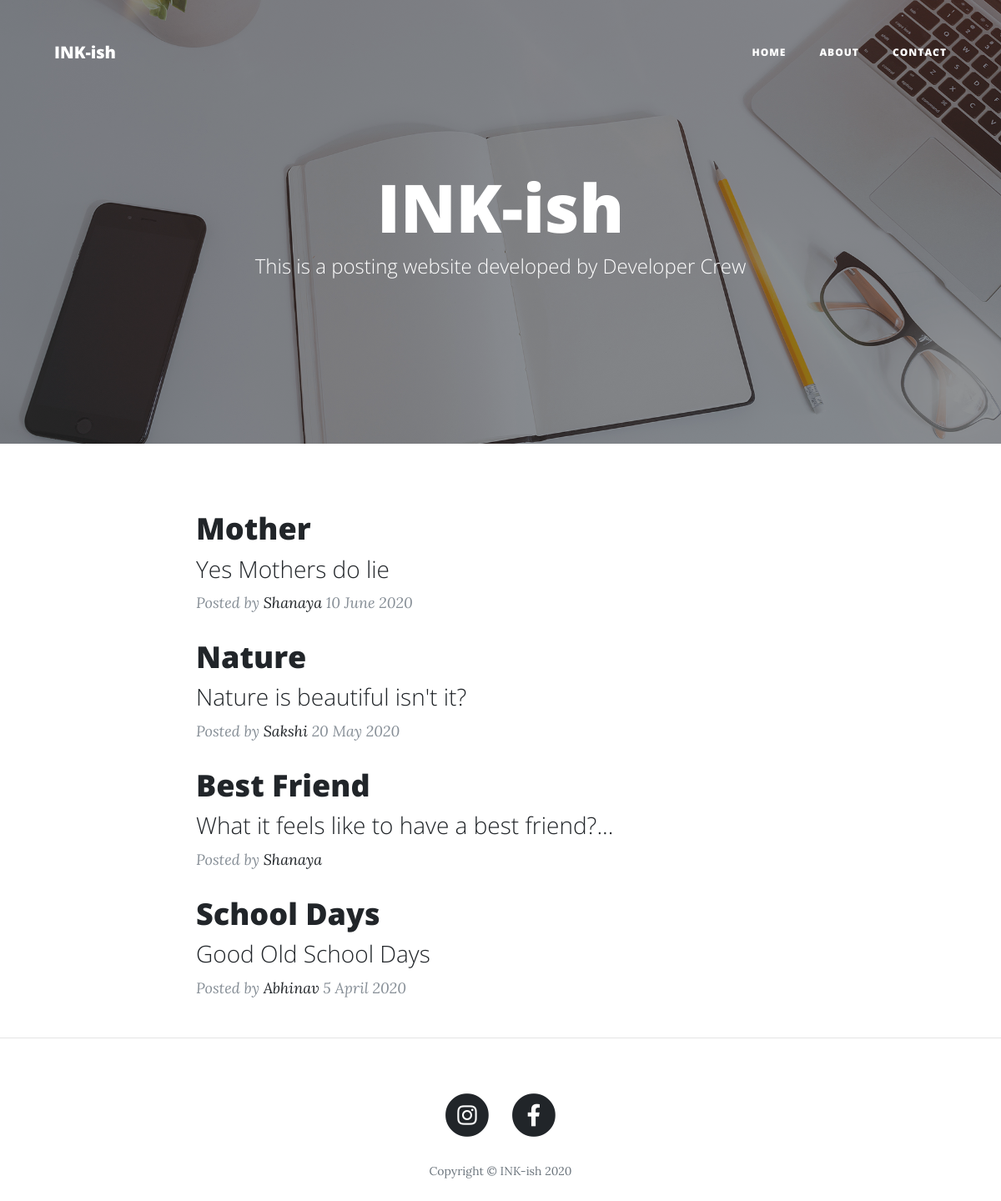
The page / on the database its author committed.
### tables this page shows
CREATE TABLE `header` (`Id` INTEGER PRIMARY KEY AUTOINCREMENT NOT NULL,
`Title` TEXT NOT NULL);

CREATE TABLE `mainheading` (`Id` INTEGER PRIMARY KEY AUTOINCREMENT NOT NULL,
`title` TEXT NOT NULL,
`subtitle` TEXT NOT NULL);

CREATE TABLE `post` (`Id` INTEGER PRIMARY KEY AUTOINCREMENT NOT NULL,
`title` TEXT NOT NULL,
`subhead` TEXT NOT NULL,
`content` TEXT NOT NULL,
`by` TEXT NOT NULL,
`date` TEXT NOT NULL,
`image` TEXT NOT NULL);

CREATE TABLE `footer` (`Id` INTEGER PRIMARY KEY AUTOINCREMENT NOT NULL,
`Titel` TEXT NOT NULL);

### cleanblog.py (the view)
@app.route('/')
def home():
	conn=sqlite3.connect('cleanblog.db')
	temp=conn.execute("select * from post")
	temp1=conn.execute("select * from header")
	temp2=conn.execute("select * from mainheading")
	temp3=conn.execute("select * from footer")
	return render_template('index.html',temp=temp,data1=temp1,data2=temp2,data3=temp3)

### templates/index.html
{%  extends "layout.html" %}
{% block body %}
{% for data in data2 %}
  <header class="masthead" style="background-image: url('{{url_for('static', filename='img/home-bg.jpg') }}')">
    <div class="overlay"></div>
    <div class="container">
      <div class="row">
        <div class="col-lg-8 col-md-10 mx-auto">
          <div class="site-heading">
            <h1>{{data[1]}}</h1>
            <span class="subheading">{{data[2]}}</span>
          </div>
        </div>
      </div>
    </div>
  </header>
{% endfor %}
  <div class="container">
    <div class="row">
      <div class="col-lg-8 col-md-10 mx-auto">
{% for data in temp %}
        <div class="post-preview">
          <a href="/post/{{data[0]}}">
            <h2 class="post-title">
              {{data[1]}}
            </h2>
            <h3 class="post-subtitle">
              {{data[2]}}
            </h3>
          </a>
          <p class="post-meta">Posted by
            <a href="#">{{data[4]}}</a>
            {{data[5]}}</p>
        </div>
{% endfor %}
      </div>
    </div>
  </div>
{% endblock %}

### templates/layout.html (shortened to what this page needs)
<!DOCTYPE html>
<html lang="en">
{% for data in data1 %}
<head>
  <link href="{{ url_for('static', filename='vendor/bootstrap/css/bootstrap.min.css') }}" rel="stylesheet">
  <link href="{{ url_for('static', filename='vendor/fontawesome-free/css/all.min.css') }}" rel="stylesheet" type="text/css">
  <link href="{{url_for('static', filename='css/clean-blog.min.css') }}" rel="stylesheet">
</head>
<body>
  <nav class="navbar navbar-expand-lg navbar-light fixed-top" id="mainNav">
    <div class="container">
      <p class="navbar-brand" >{{data[1]}}</p>
      <div class="collapse navbar-collapse" id="navbarResponsive">
        <ul class="navbar-nav ml-auto">
          <li class="nav-item">
            <a class="nav-link" href="/">Home</a>
          </li>
          <li class="nav-item">
            <a class="nav-link" href="/about">About</a>
          </li>
          <li class="nav-item">
            <a class="nav-link" href="/contact">Contact</a>
          </li>
        </ul>
      </div>
    </div>
  </nav>
{% endfor %}
{% block body %}   {% endblock %}
  <hr>
{% for data in data3 %}
  <footer>
    <div class="container">
      <div class="row">
        <div class="col-lg-8 col-md-10 mx-auto">
          <ul class="list-inline text-center">
            <li class="list-inline-item">
              <a href="https://www.instagram.com/_most_.wanted_.munda_/">
                <span class="fa-stack fa-lg">
                  <i class="fas fa-circle fa-stack-2x"></i>
                  <i class="fab fa-instagram fa-stack-1x fa-inverse"></i>
                </span>
              </a>
            </li>
            <li class="list-inline-item">
              <a href="https://www.facebook.com/abhinav.chauhan.3348">
                <span class="fa-stack fa-lg">
                  <i class="fas fa-circle fa-stack-2x"></i>
                  <i class="fab fa-facebook-f fa-stack-1x fa-inverse"></i>
                </span>
              </a>
            </li>
          </ul>
          <p class="copyright text-muted">Copyright &copy; {{data[1]}}</p>
        </div>
      </div>
    </div>
  </footer>
{% endfor %}
</body>
</html>

### rows shown on the page
header: Title "INK-ish"
mainheading: title "INK-ish", subtitle "This is a posting website developed by Developer Crew"
post: title "Mother", subhead "Yes Mothers do lie", by "Shanaya", date "10 June 2020"
post: title "Nature", subhead "Nature is beautiful isn't it?", by "Sakshi", date "20 May 2020"
post: title "Best Friend", subhead "What it feels like to have a best friend?...", by "Shanaya"
post: title "School Days", subhead "Good Old School Days", by "Abhinav", date "5 April 2020"
footer: Titel "INK-ish 2020"
